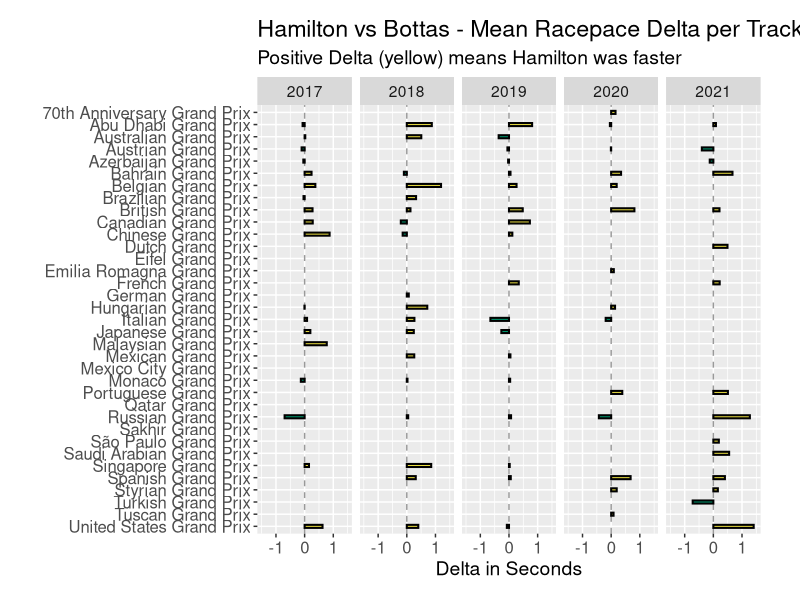
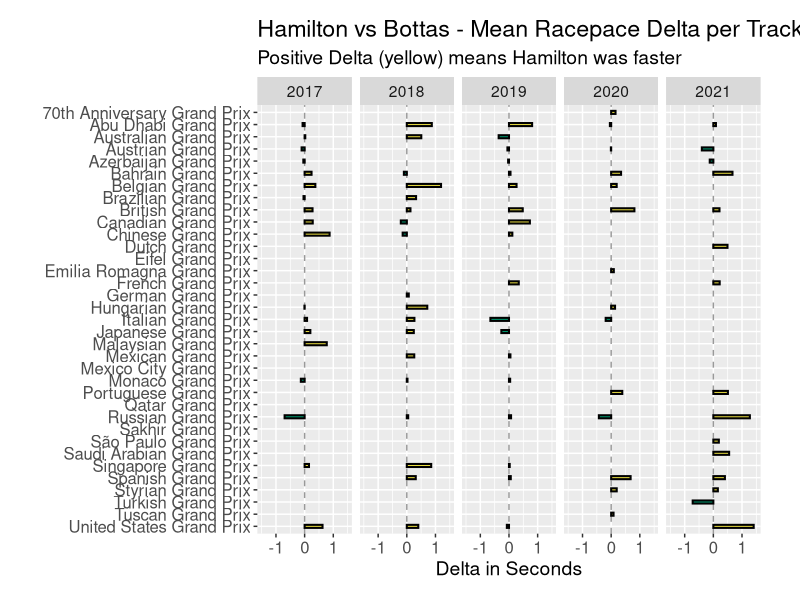

R code for these plots, in order:
library(ggplot2)
# library(bbplot)

options(scipen = 100000)

# Color Pallete
# cbp1 <- c("#999999", "#E69F00", "#56B4E9", "#009E73",
#           "#F0E442", "#0072B2", "#D55E00", "#CC79A7")
cbp1 <- c("#009E73", "#F0E442")


df <- read.csv("hamilton-vs-bottas/racepace-means-alphabetical-wide-without-spa-with-deltas.csv")

df$delta.seconds <- df$delta / 1000
df$ham.faster <- df$delta > 0

g <- ggplot(df) +
  geom_vline(xintercept = 0, linetype = "dashed", color = "#999999") +
  geom_bar(
    aes(x = delta.seconds, y = race_name, fill = ham.faster),
    size = 0.7, alpha = 1, color = "black", width = 0.25,
    stat = "identity"
  ) +
  facet_grid(cols = vars(year)) +
  labs(
    title = "Hamilton vs Bottas - Mean Racepace Delta per Track",
    subtitle = "Positive Delta (yellow) means Hamilton was faster",
    y = "",
    x = "Delta in Seconds"
  ) +
  scale_fill_manual(values = cbp1) +
  scale_y_discrete(limits = rev) +
  scale_x_continuous(limits = c(-1.5, 1.5)) +
  guides(
    fill = "none"
  )  +
  theme(
    text = element_text(size = 14),
    plot.margin = margin(t = 0.5, r = 1, b = 0.5, l = 0.5, unit = "cm"),
    axis.text = element_text(size = 12)
  )


print(g)

ggsave("plots/racepace-mean-ham-bot-delta-per-track-alphabetical.png", width = 9.37, height = 11.0, dpi = 300)

